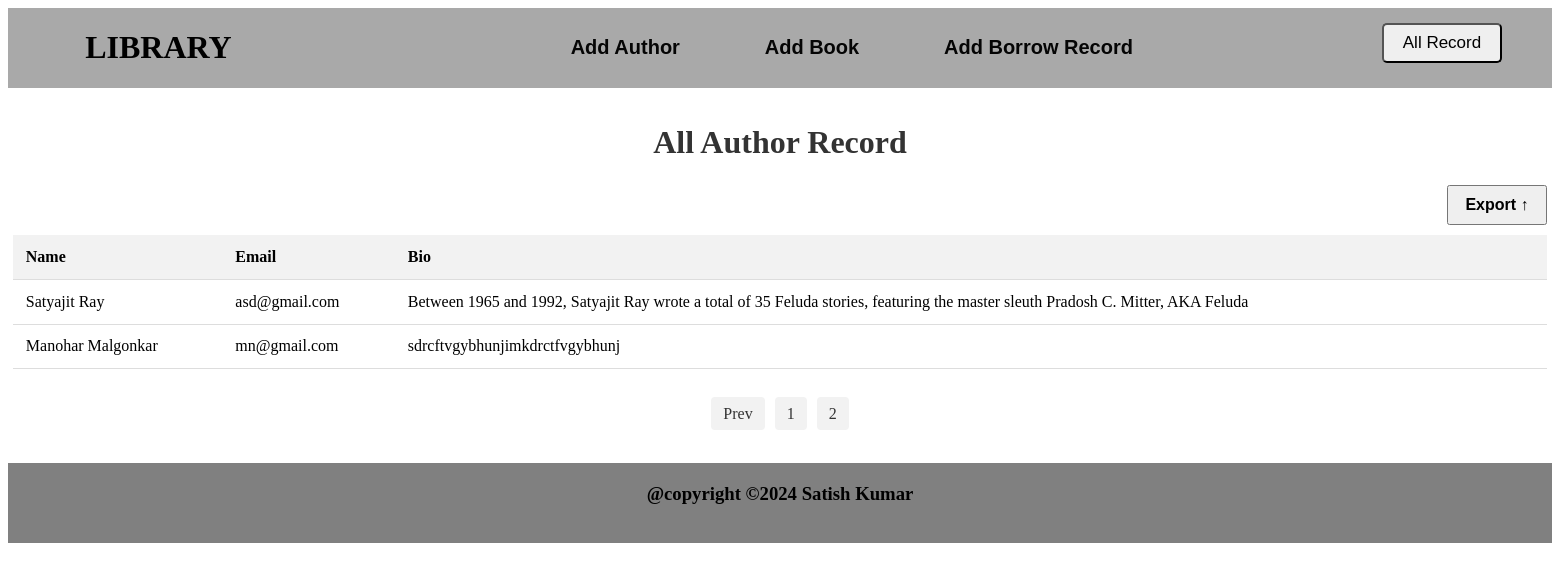
/AutherRecord?page=2, run on the app's committed database.
### app1/models.py (models this page shows, shortened)
class Author(models.Model):
    name=models.CharField(max_length=256)
    email=models.EmailField(max_length=254)
    bio=models.CharField(max_length=10000)

### app1/views.py (the view)
# urls.py: path('AutherRecord',views.AuthorRecord,name='AuthorRecord'),
def AuthorRecord(req):
    all_author=Author.objects.all()
    paginator=Paginator(all_author,5)
    page_number=req.GET.get('page')
    authors=paginator.get_page(page_number)
    all_pages=authors.paginator.num_pages
    page_range=[n+1 for n in range(all_pages)]
    return render(req,'AuthorRecord.html',{'authors':authors,'page_range':page_range})

### app1/templates/AuthorRecord.html (shortened to what this page needs)
{% extends "base.html" %}
{% block container %}
<div class="BookRecord">
    <h1>All Author Record</h1>
    <table>
        <button class="Export"><a href="{% url 'Export_AuthorRecords' %}">Export &#8593</a></button>
        <thead>
            <tr>
                <th>Name</th>
                <th>Email</th>
                <th>Bio</th>
            </tr>
        </thead>
        <tbody>
            {% for author in authors %}
            <tr>
                <td>{{author.name}}</td>
                <td>{{author.email}}</td>
                <td>{{author.bio}}</td>
            </tr>
            {% endfor %}
        </tbody>
    </table>
    <div class="pagination">
        <ul>
            {% if authors.has_previous %}
            <li>
                <a href="?page={{authors.previous_page_number}}" class="prev">Prev</a>
            </li>
            {% endif %}
            {% for i in page_range %}
            <li>
                <a href="?page={{i}}" class="a">{{i}}</a>
            </li>
            {% endfor %}
        </ul>
    </div>
</div>
{% endblock container %}

### app1/static/css/style.css (style rules this page uses)
body { overflow-x: hidden; }
.BookRecord { margin: 10px 0; padding: 5px; background-color: white; border-radius: 10px; }
.BookRecord h1 { font-size: 2rem; font-weight: 600; margin-bottom: 1.5rem; color: #333; text-align: center; }
.BookRecord .Export { margin-bottom: 10px; float: right; height: 40px; width: 100px; }
.BookRecord .Export a { text-decoration: none; color: black; font-size: 16px; font-weight: bold; }
.BookRecord table { width: 100%; border-collapse: collapse; font-size: 1rem; }
.BookRecord th, .BookRecord td { padding: 0.8rem; text-align: left; border-bottom: 1px solid #ddd; }
.BookRecord th { background-color: #f2f2f2; font-weight: 600; }
.pagination { display: flex; justify-content: center; margin-top: 20px; }
.pagination ul { list-style: none; padding: 0; display: flex; }
.pagination li { margin: 0 5px; }
.pagination a { padding: 8px 12px; text-decoration: none; color: #333; background-color: #f2f2f2; border-radius: 4px; }
.pagination .prev, .pagination .next { align-items: center; }

### data on the page
Author: name "Satyajit Ray", email "asd@gmail.com", bio "Between 1965 and 1992, Satyajit Ray wrote a total of 35 Feluda stories, featuring the master sleuth Pradosh C. Mitter, AKA Feluda"
Author: name "Manohar Malgonkar", email "mn@gmail.com", bio "sdrcftvgybhunjimkdrctfvgybhunj"

### other printed values
{{ i }} "1" "2"
